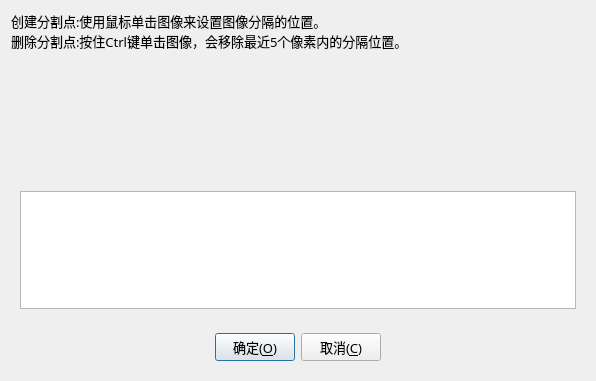
<?xml version="1.0" encoding="UTF-8"?>
<ui version="4.0">
 <class>Dialog</class>
 <widget class="QDialog" name="Dialog">
  <property name="geometry">
   <rect>
    <x>0</x>
    <y>0</y>
    <width>596</width>
    <height>381</height>
   </rect>
  </property>
  <property name="windowTitle">
   <string>分隔样本</string>
  </property>
  <property name="toolTip">
   <string/>
  </property>
  <layout class="QVBoxLayout" name="verticalLayout">
   <item>
    <widget class="QLabel" name="label">
     <property name="font">
      <font>
       <family>微软雅黑 Light</family>
       <pointsize>10</pointsize>
      </font>
     </property>
     <property name="text">
      <string>创建分割点:使用鼠标单击图像来设置图像分隔的位置。
删除分割点:按住Ctrl键单击图像，会移除最近5个像素内的分隔位置。</string>
     </property>
     <property name="wordWrap">
      <bool>true</bool>
     </property>
    </widget>
   </item>
   <item>
    <widget class="QWidget" name="widget" native="true">
     <layout class="QVBoxLayout" name="verticalLayout_2" stretch="1,1">
      <item>
       <widget class="QWidget" name="widget_3" native="true">
        <layout class="QHBoxLayout" name="imageLayout">
         <property name="spacing">
          <number>0</number>
         </property>
         <property name="leftMargin">
          <number>0</number>
         </property>
         <property name="topMargin">
          <number>0</number>
         </property>
         <property name="rightMargin">
          <number>0</number>
         </property>
         <property name="bottomMargin">
          <number>0</number>
         </property>
        </layout>
       </widget>
      </item>
      <item>
       <widget class="QTextEdit" name="textEdit"/>
      </item>
     </layout>
    </widget>
   </item>
   <item>
    <widget class="QWidget" name="widget_2" native="true">
     <property name="maximumSize">
      <size>
       <width>16777215</width>
       <height>60</height>
      </size>
     </property>
     <layout class="QHBoxLayout" name="horizontalLayout">
      <item>
       <spacer name="horizontalSpacer">
        <property name="orientation">
         <enum>Qt::Horizontal</enum>
        </property>
        <property name="sizeHint" stdset="0">
         <size>
          <width>40</width>
          <height>20</height>
         </size>
        </property>
       </spacer>
      </item>
      <item>
       <widget class="QPushButton" name="btnOK">
        <property name="font">
         <font>
          <family>微软雅黑 Light</family>
          <pointsize>10</pointsize>
         </font>
        </property>
        <property name="text">
         <string>确定(&amp;O)</string>
        </property>
       </widget>
      </item>
      <item>
       <widget class="QPushButton" name="btnCancel">
        <property name="font">
         <font>
          <family>微软雅黑 Light</family>
          <pointsize>10</pointsize>
         </font>
        </property>
        <property name="text">
         <string>取消(&amp;C)</string>
        </property>
       </widget>
      </item>
      <item>
       <spacer name="horizontalSpacer_2">
        <property name="orientation">
         <enum>Qt::Horizontal</enum>
        </property>
        <property name="sizeHint" stdset="0">
         <size>
          <width>40</width>
          <height>20</height>
         </size>
        </property>
       </spacer>
      </item>
     </layout>
    </widget>
   </item>
  </layout>
 </widget>
 <resources/>
 <connections/>
</ui>
